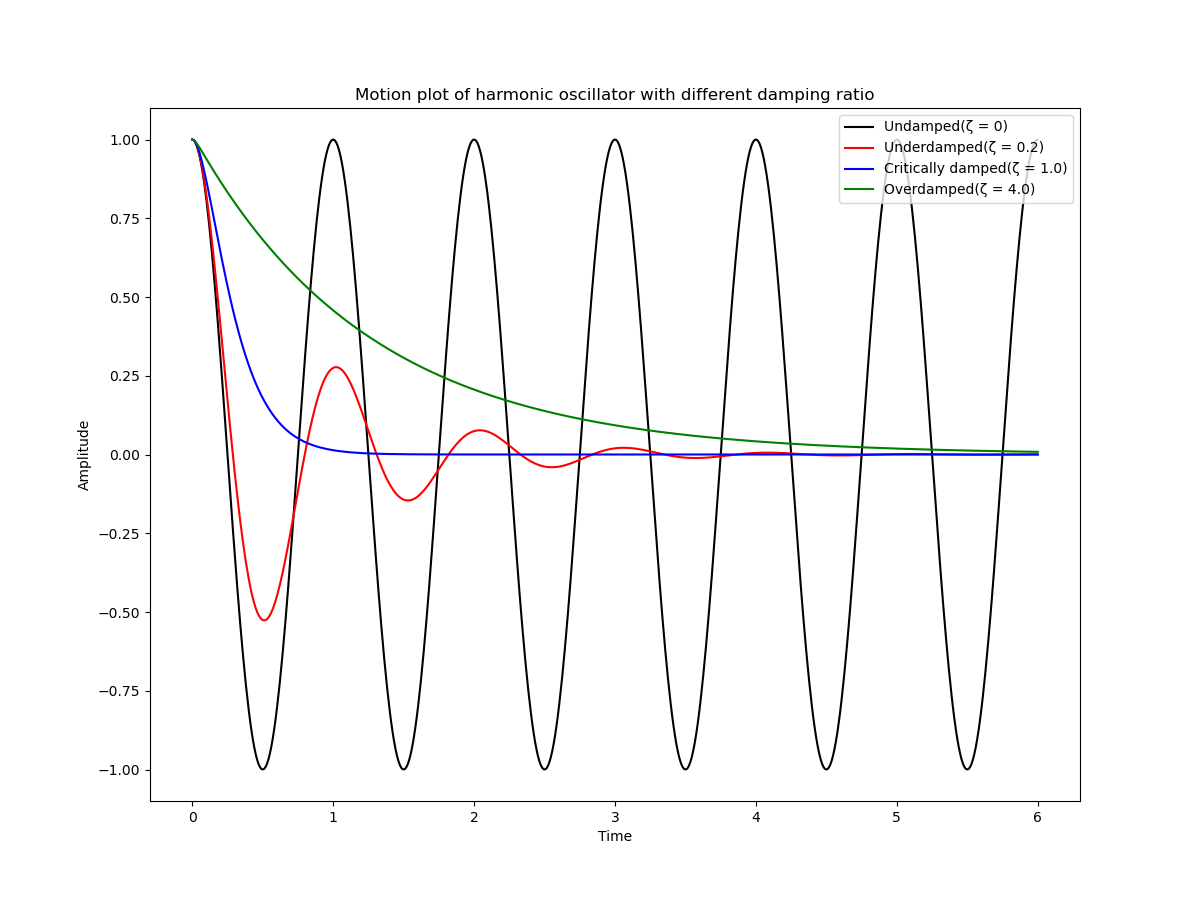

Write the Python code that produced this figure.
# ===========================
# @Time    : 2022/09/29 12:12
# @Author  : Long Pan
# @Id      : 21332147
# @File    : Sound.py
# ===========================


"""
https://en.wikipedia.org/wiki/Harmonic_oscillator#Damped_harmonic_oscillator
Based on the balance of forces (Newton's second law) for damped harmonic oscillators,
when damping ratio zeta(ζ) equal 0, the motion of the harmonic oscillator is undamped.

So I can use the scipy integral function named odeint to solve differential equations of
both undamped and damped Harmonic_Oscillator system

And the value of the damping ratio zeta(ζ) critically determines the behavior of the system.
A damped harmonic oscillator can be:
1. Overdamped (ζ > 1)
2. Critically damped (ζ = 1)
3. Underdamped (ζ < 1)
"""

import matplotlib.pyplot as plt
from matplotlib import rcParams
import numpy as np
# Solve a system of ordinary differential equations:
# https://docs.scipy.org/doc/scipy/reference/generated/scipy.integrate.odeint.html
from scipy.integrate import odeint


def dy(y, t, zeta, w0):
    """
    First order differential equations of Harmonic_Oscillator system
    :param y: Set original differential equation and first-order differential equations
    :param t: Independent variable of original differential equation
    :param zeta: Damping ratio
    :param w0: Undamped angular frequency of the oscillator
    :return: The first-order and Second-order differential equations
    """
    # Set original differential equation and first-order differential equations
    x_0, x_1 = y

    # Set the first-order differential equation
    dx_1 = x_1
    # Set the second-order differential equation
    dx_2 = -2 * zeta * w0 * dx_1 - w0 ** 2 * x_0

    return [dx_1, dx_2]


if __name__ == '__main__':
    rcParams['figure.figsize'] = 12, 9

    t = np.linspace(0, 6, 600)
    w0 = 2 * np.pi  # w^2 = k / m

    # Set the initialization conditions of the original differential equation and the first order differential equation
    y0 = [1, 0]

    y1 = odeint(dy, y0, t, args=(0.0, w0))  # undamped           ζ = 0
    y2 = odeint(dy, y0, t, args=(0.2, w0))  # under damped       ζ < 1
    y3 = odeint(dy, y0, t, args=(1.0, w0))  # critial damping    ζ = 1
    y4 = odeint(dy, y0, t, args=(4.0, w0))  # over damped        ζ > 1

    plt.plot(t, y1[:, 0], 'k', label="Undamped(ζ = 0)")
    plt.plot(t, y2[:, 0], 'r', label="Underdamped(ζ = 0.2)")
    plt.plot(t, y3[:, 0], 'b', label=r"Critically damped(ζ = 1.0)")
    plt.plot(t, y4[:, 0], 'g', label="Overdamped(ζ = 4.0)")

    plt.xlabel('Time')
    plt.ylabel('Amplitude')
    plt.title('Motion plot of harmonic oscillator with different damping ratio')
    plt.legend(loc=1)
    plt.savefig('Sound')
    plt.show()
